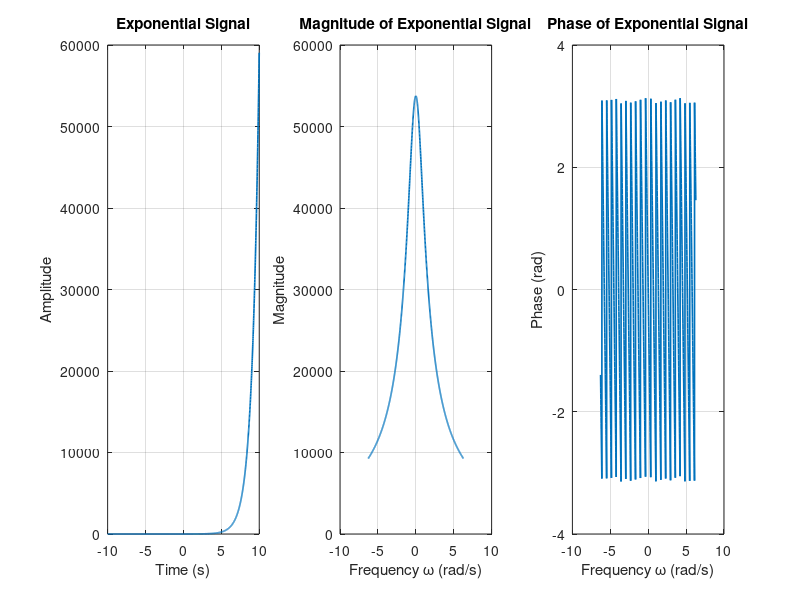
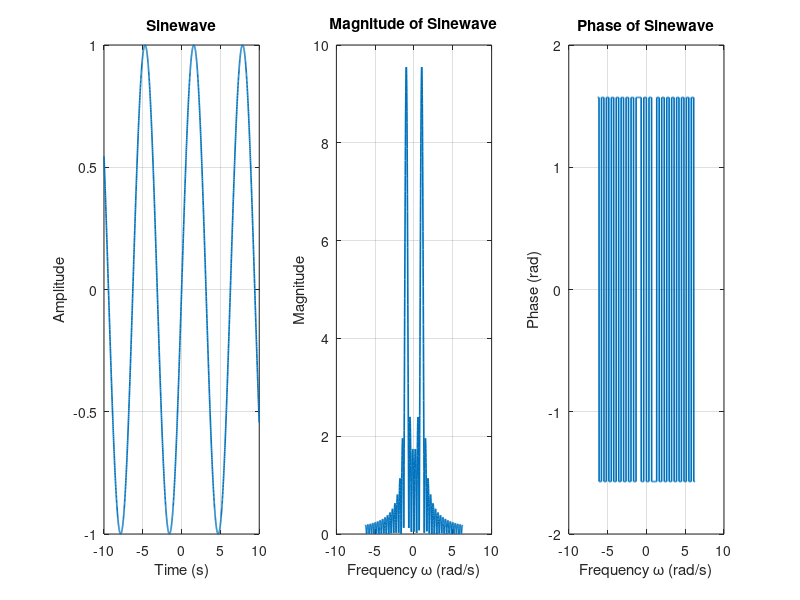
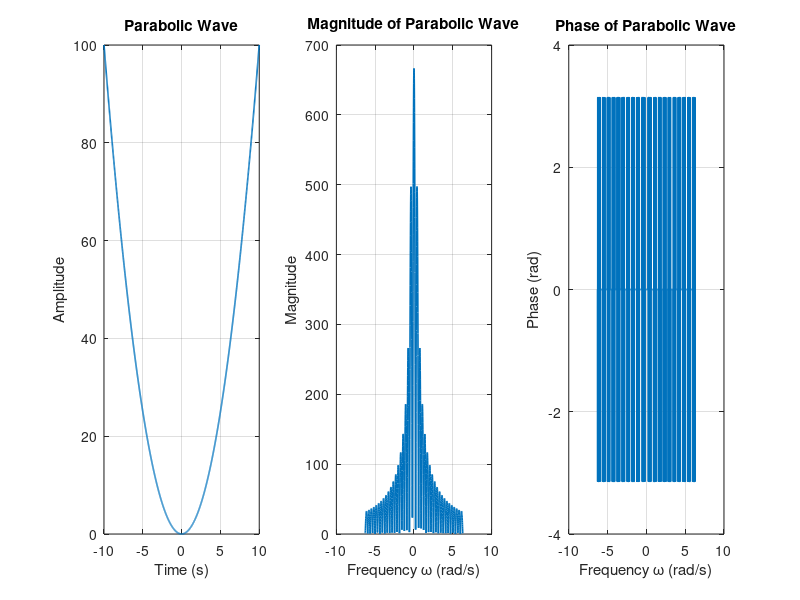

Here is the MATLAB script that generated these plots, in order:
% Cleaned and Optimized MATLAB Script for Signal Analysis and Fourier Transform
clc;
clear;
close all;

% Define time and frequency vectors
t = -10:0.01:10;
w = -2*pi:0.01:2*pi;

% Define signals and their titles in a cell array
signals = {
    3.^t,       'Exponential Signal';
    sin(t),     'Sinewave';
    t.^2,       'Parabolic Wave'
    };

num_signals = size(signals, 1);

for i = 1:num_signals
    x_t = signals{i, 1};
    sig_title = signals{i, 2};

    % Vectorized Numerical Fourier Transform computation using trapz
    % Integral: X(w) = integral( x(t) * exp(-j*w*t) dt )
    X_k = trapz(t, x_t(:) .* exp(-1j * (t' * w)), 1);

    X_mag = abs(X_k);
    X_angle = angle(X_k);

    % Create Figure
    figure('Name', sig_title, 'NumberTitle', 'off');

    % 1. Time Domain Plot
    subplot(1, 3, 1);
    plot(t, x_t, 'LineWidth', 1.2);
    title(sig_title);
    xlabel('Time (s)');
    ylabel('Amplitude');
    grid on;

    % 2. Magnitude Spectrum
    subplot(1, 3, 2);
    plot(w, X_mag, 'LineWidth', 1.2);
    title(['Magnitude of ', sig_title]);
    xlabel('Frequency \omega (rad/s)');
    ylabel('Magnitude');
    grid on;

    % 3. Phase Spectrum
    subplot(1, 3, 3);
    plot(w, X_angle, 'LineWidth', 1.2);
    title(['Phase of ', sig_title]);
    xlabel('Frequency \omega (rad/s)');
    ylabel('Phase (rad)');
    grid on;
end
